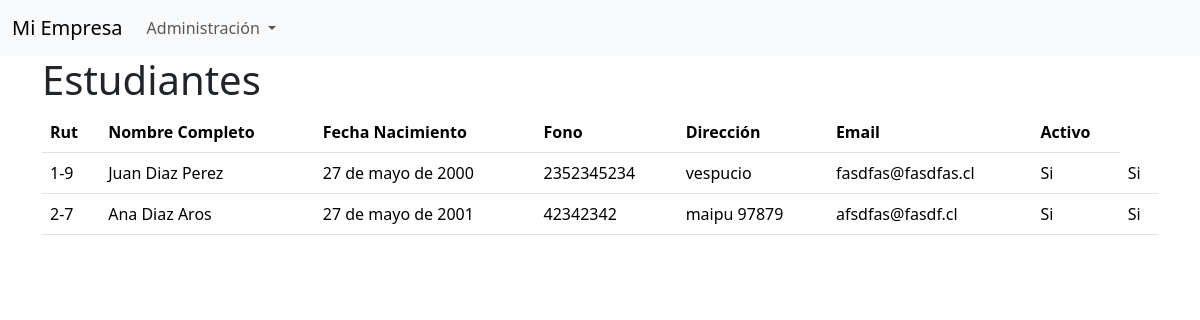
Page /alumnos/listadoEstudiante on the earlier database version.
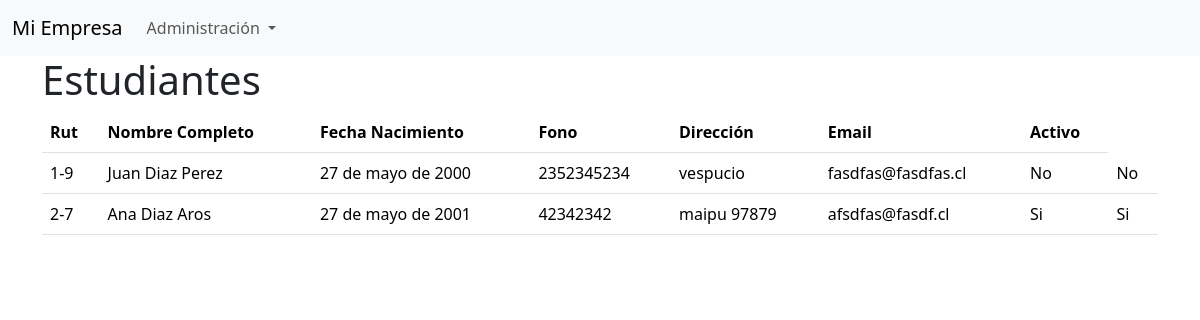
Same page on the later database version.
### alumnos/models.py (models this page shows, shortened)
class Alumno(models.Model):
    carrera     = models.ForeignKey('Carrera', on_delete=models.CASCADE)
    rut         = models.CharField(primary_key=True, max_length=10)
    dv          = models.CharField(max_length=1)
    nombre      = models.CharField(max_length=50)
    apellido1   = models.CharField(max_length=50)
    apellido2   = models.CharField(max_length=50)
    nacimiento  = models.DateField()
    fono        = models.CharField(max_length=50)
    direccion   = models.CharField(max_length=200)
    email       = models.CharField(max_length=100)
    activo      = models.IntegerField()

### alumnos/views.py (the view)
# urls.py: path('listadoEstudiante', views.listadoEstudiante, name='listadoEstudiante'),
def listadoEstudiante(resquest):
    alumnos = Alumno.objects.all()
    context = {"alumnos": alumnos}
    return render(resquest, 'listadoEstudiante.html', context)

### alumnos/templates/listadoEstudiante.html (shortened to what this page needs)
{% extends "plantillaBase.html"  %}
{% block tituloPrincipal %} Estudiantes {% endblock %}
{% block listado %}
    <table class="table table-resposive">
        <tr>
            <th>Rut</th>
            <th>Nombre Completo</th>
            <th>Fecha Nacimiento</th>
            <th>Fono</th>
            <th>Dirección</th>
            <th>Email</th>
            <th>Activo</th>
        </tr>
    {% for alumno in alumnos %}
        <tr>
            <td>{{ alumno.rut}}-{{alumno.dv}}
            <td>{{ alumno.nombre | title }} {{ alumno.apellido1 | capfirst }} {{ alumno.apellido2 | capfirst  }}
            <td>{{ alumno.nacimiento}}
            <td>{{ alumno.fono}}
            <td>{{ alumno.direccion}}
            <td>{{ alumno.email}}
            <td>{% if alumno.activo == 1 %} Si {% else %} No {% endif %}
                <td>{{ alumno.activo|yesno:"Si,No"}}</td>
    {% endfor %}
    </table>
{% endblock %}

Differences in the rows shown:
changed Alumno "Juan": activo "Si" → "No"
